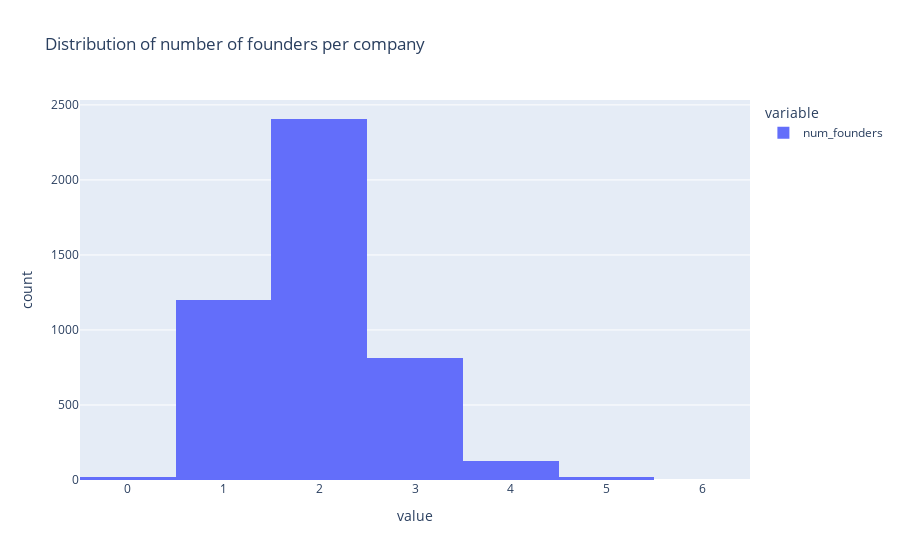
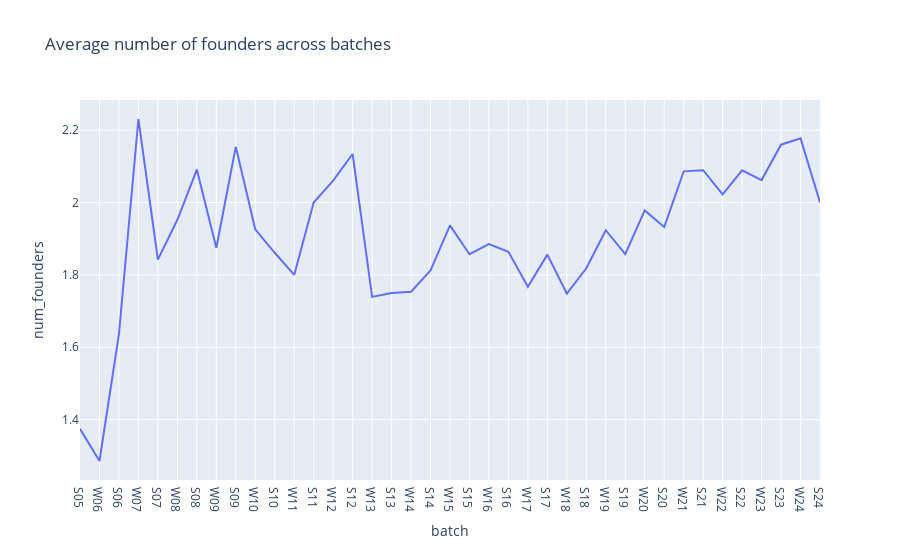

The code cell stored with these charts, in order, in its notebook:
### Code cell
# Number of founders distribution
fig = px.histogram(df['num_founders'], title="Distribution of number of founders per company")
fig.show()

# Average number of founders across batches
agg = df.groupby(['batch', 'batch_idx']).agg({'num_founders': 'mean'}).reset_index()
fig = px.line(agg.sort_values('batch_idx'), x='batch', y='num_founders', title="Average number of founders across batches")
fig.show()

### Figure 1 — Plotly figure (JSON) as saved in the notebook; plotly's stock layout.template omitted (floating-point values rounded to 4 significant figures; data arrays with more than 128 entries replaced by an {"elided": "..."} marker saying what was removed)
{"data": [{"alignmentgroup": "True", "bingroup": "x", "hovertemplate": "variable=num_founders<br>value=%{x}<br>count=%{y}<extra></extra>", "legendgroup": "num_founders", "marker": {"color": "#636efa", "pattern": {"shape": ""}}, "name": "num_founders", "offsetgroup": "num_founders", "orientation": "v", "showlegend": true, "type": "histogram", "x": {"elided": "4586 int values"}, "xaxis": "x", "yaxis": "y"}], "layout": {"autosize": true, "barmode": "relative", "legend": {"title": {"text": "variable"}, "tracegroupgap": 0}, "title": {"text": "Distribution of number of founders per company"}, "xaxis": {"anchor": "y", "autorange": true, "domain": [0, 1], "range": [-0.5, 6.5], "title": {"text": "value"}, "type": "linear"}, "yaxis": {"anchor": "x", "autorange": true, "domain": [0, 1], "range": [0, 2533.0], "title": {"text": "count"}}}}

### Figure 2 — Plotly figure (JSON) as saved in the notebook; plotly's stock layout.template omitted (floating-point values rounded to 4 significant figures)
{"data": [{"hovertemplate": "batch=%{x}<br>num_founders=%{y}<extra></extra>", "legendgroup": "", "line": {"color": "#636efa", "dash": "solid"}, "marker": {"symbol": "circle"}, "mode": "lines", "name": "", "orientation": "v", "showlegend": false, "type": "scatter", "x": ["S05", "W06", "S06", "W07", "S07", "W08", "S08", "W09", "S09", "W10", "S10", "W11", "S11", "W12", "S12", "W13", "S13", "W14", "S14", "W15", "S15", "W16", "S16", "W17", "S17", "W18", "S18", "W19", "S19", "W20", "S20", "W21", "S21", "W22", "S22", "W23", "S23", "W24", "S24"], "xaxis": "x", "y": [1.375, 1.286, 1.636, 2.231, 1.842, 1.952, 2.091, 1.875, 2.154, 1.926, 1.861, 1.8, 2, 2.061, 2.134, 1.739, 1.75, 1.753, 1.812, 1.937, 1.857, 1.885, 1.864, 1.767, 1.856, 1.748, 1.818, 1.923, 1.857, 1.978, 1.932, 2.086, 2.089, 2.022, 2.089, 2.062, 2.16, 2.177, 2], "yaxis": "y"}], "layout": {"autosize": true, "legend": {"tracegroupgap": 0}, "title": {"text": "Average number of founders across batches"}, "xaxis": {"anchor": "y", "autorange": true, "domain": [0, 1], "range": [0, 38], "title": {"text": "batch"}, "type": "category"}, "yaxis": {"anchor": "x", "autorange": true, "domain": [0, 1], "range": [1.233, 2.283], "title": {"text": "num_founders"}, "type": "linear"}}}
